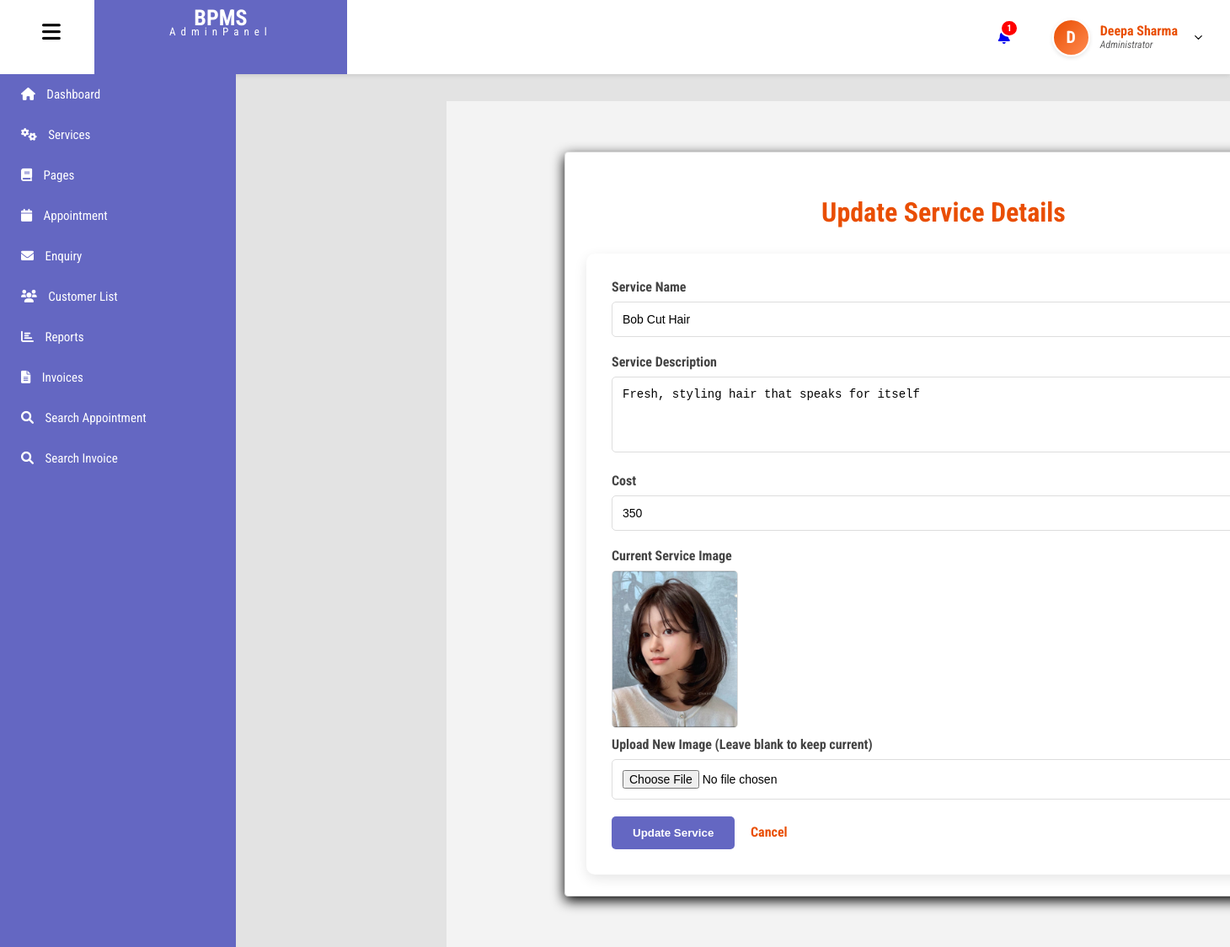
Page /admin/edit-services.php?editid=18 (signed in) on the committed database.
### tables this page shows
CREATE TABLE `tblusers` (
  `id` int(11) NOT NULL,
  `FullName` varchar(100) DEFAULT NULL,
  `email` varchar(100) NOT NULL,
  `Image` varchar(200) DEFAULT NULL,
  `password` varchar(255) NOT NULL,
  `role` enum('admin','user') NOT NULL,
  `created_at` timestamp NOT NULL DEFAULT current_timestamp(),
  `MobileNumber` varchar(15) DEFAULT NULL
);

CREATE TABLE `services` (
  `id` int(11) NOT NULL,
  `service_name` varchar(100) DEFAULT NULL,
  `service_desc` text DEFAULT NULL,
  `cost` int(11) DEFAULT NULL,
  `image` varchar(255) DEFAULT NULL,
  `creation_date` timestamp NOT NULL DEFAULT current_timestamp()
);

### admin/edit-services.php (the view, shortened to what this page needs)
<?php
include('includes/dbconnection.php');
if (isset($_GET['editid']) && !empty($_GET['editid'])) {
    $editid = mysqli_real_escape_string($con, $_GET['editid']);
} else {
    header('location:manage-services.php');
    exit();
}
?>
<!DOCTYPE html>
<html lang="en">
<head>
    <link rel="stylesheet" href="css/style.css">
    <link rel="stylesheet" href="https://cdnjs.cloudflare.com/ajax/libs/font-awesome/6.0.0/css/all.min.css">
</head>
<body>
<?php include 'includes/header.php'; ?>
<?php include 'includes/sidebar.php'; ?>
<main id="main-content" class="main-content">
    <div class="container">
        <h2 class="page-title">Update Service Details</h2>
        <div class="card-box">
            <?php
            $ret = mysqli_query($con, "SELECT * FROM services WHERE id='$editid'");
            while ($row = mysqli_fetch_array($ret)) {
            ?>
            <form method="post" enctype="multipart/form-data">
                <div class="form-group">
                    <label>Service Name</label>
                    <input type="text" name="sername" class="form-control" value="<?php echo $row['service_name']; ?>" required>
                </div>
                <div class="form-group">
                    <label>Service Description</label>
                    <textarea name="serdesc" class="form-control" rows="4" required><?php echo $row['service_desc']; ?></textarea>
                </div>
                <div class="form-group">
                    <label>Cost</label>
                    <input type="number" name="cost" id="service_cost" class="form-control" value="<?php echo $row['cost']; ?>" required
                           min="1" step="0.01"
                           onkeydown="blockMinus(event)"
                           oninput="validateCost()">
                </div>
                <div class="form-group">
                    <label>Current Service Image</label>
                    <img src="images/<?php echo $row['image']; ?>" class="current-img" alt="Service Image">
                    <label>Upload New Image (Leave blank to keep current)</label>
                    <input type="file" name="serviceimage" class="form-control">
                </div>
                <div class="action-buttons">
                    <button type="submit" name="submit" class="btn-primary" id="submitBtn">Update Service</button>
                    <a href="manage-services.php" style="margin-left:15px; color: #e94e02; text-decoration: none; font-weight: bold;">Cancel</a>
                </div>
            </form>
            <?php } ?>
        </div>
    </div>
</main>
</body>
</html>

### admin/includes/header.php (shortened to what this page needs)
<?php
include_once('includes/dbconnection.php');
$adminid = $_SESSION['bpmsaid'];
$headerQuery = mysqli_query($con, "SELECT FullName, Image FROM tblusers WHERE id='$adminid'");
$adminData = mysqli_fetch_array($headerQuery);
$fullName = !empty($adminData['FullName']) ? $adminData['FullName'] : "Admin";
$adminImage = $adminData['Image'];
$initial = strtoupper(substr($fullName, 0, 1));
$ret = mysqli_query($con, "SELECT ID FROM tblappointment WHERE Status='Pending' OR Status='' OR Status='0'");
$new_count = mysqli_num_rows($ret);
?>
<!DOCTYPE html>
<html lang="en">
<head>
  <link rel="stylesheet" href="https://cdnjs.cloudflare.com/ajax/libs/font-awesome/6.0.0/css/all.min.css">
  <link rel="stylesheet" href="includes/header.css">
</head>
<body>
<header id="header">
  <div class="logo">
    <i class="fa-solid fa-bars" id="hamburger"></i>
    <div class="logo2">
      <h1>BPMS</h1>
      <p>AdminPanel</p>
    </div>
  </div>
  <div class="icon">
    <div class="bell">
      <a href="new-appointment.php" style="position: relative; text-decoration: none;">
        <i class="fa-solid fa-bell"></i>
        <?php if($new_count > 0): ?>
          <span class="notification-badge"><?php echo $new_count; ?></span>
        <?php endif; ?>
      </a>
    </div>
    <div class="admin-profile-container" style="position: relative; display: flex; align-items: center;">
      <div class="user" onclick="toggleDropdown()" style="cursor: pointer;">
        <div class="avatar-circle">
            <?php if(empty($adminImage)): ?>
                <?php echo $initial; ?>
            <?php else: ?>
                <img src="images/<?php echo $adminImage; ?>" alt="Admin Profile" class="profile-pic">
            <?php endif; ?>
        </div>
        <div class="user-text">
          <h3><?php echo $fullName; ?></h3>
          <p>Administrator</p>
        </div>
        <img src="images/dropdown.svg" alt="dropdown" id="drop-arrow" style="transition: transform 0.3s;">
      </div>
    </div>
  </div>
</header>
</body>
</html>

### admin/css/style.css (style rules this page uses)
* { box-sizing: border-box; }
body { font-family: 'Roboto Condensed', sans-serif; margin: 0; padding: 0; background-color: #e3e3e3; scroll-behavior: smooth; }
#main-content { position: relative; margin-left: 60px; margin-top: 60px; padding: 60px; min-height: 100vh; background: #f3f3f3; transition: margin-left 0.3s ease; }
.main-content.shifted { left: 250px; }
.sidebar.active ~ #main-content { margin-left: 280px; }

### admin/includes/header.css (style rules this page uses)
body { font-family: 'Roboto Condensed', sans-serif; margin: 0; padding: 0; background-color: #e3e3e3; }
#header { display: flex; justify-content: space-between; height: 11vh; background-color: white; box-shadow: 0 2px 5px rgb(181, 176, 176); position: sticky; top: 0; z-index: 1000; }
.logo { display: flex; gap: 40px; }
.logo i { font-size: 25px; padding-top: 25px; margin-left: 50px; cursor: pointer; }
.logo2 { width: 300px; height: 11vh; text-align: center; background-color: #6467c2; color: white; line-height: 12px; font-size: 13px; }
.logo2 h1 { margin: 15px 0 5px 0; }
.logo2 p { letter-spacing: 6px; margin: 0; }
.icon { display: flex; }
.bell { padding: 30px 50px; display: flex; align-items: center; }
.notification-badge { position: absolute; top: -12px; right: -10px; background-color: #ff0000; color: white; font-size: 11px; padding: 2px 6px; border-radius: 50%; font-weight: bold; border: 2px solid white; }
.user { display: flex; gap: 12px; padding-right: 30px; align-items: center; height: 100%; }
.avatar-circle { width: 45px; height: 45px; border-radius: 50%; background: linear-gradient(135deg, #e94e02, #ff8a50); color: white; display: flex; align-items: center; justify-content: center; font-weight: bold; font-size: 20px; overflow: hidden; border: 2px solid #fff; box-shadow: 0 2px 5px rgba(0,0,0,0.1); }
.user-text { line-height: 1.2; }
.user-text h3 { color: #e94e02; margin: 0; font-size: 16px; }
.user-text p { font-style: italic; color: rgb(97, 97, 98); margin: 0; font-size: 12px; }
.user img#drop-arrow { width: 15px; margin-left: 5px; }

### admin/includes/sidebar.css (style rules this page uses)
#header { position: fixed; top: 0; left: 0; height: 11vh; width: 100%; background: #ffffff; display: flex; justify-content: space-between; align-items: center; box-shadow: 0 2px 5px #ccc; z-index: 2000; }

### admin/edit-services.php (style rules this page uses)
body { margin: 0; padding: 0; font-family: 'Poppins', sans-serif; background: #f4f7f6; }
.main-content { position: fixed; top: 60px; margin-left: 0; min-height: 100vh; padding: 30px; background: #f4f7f6; box-sizing: border-box; transition: margin-left 0.3s ease; }
.main-content.shifted { margin-left: 290px; }
.container { background:#ffffff; border:1px solid #ddd; padding: 25px; max-width: 900px; margin: 0 auto; border-radius: 4px; box-shadow: 0 5px 15px rgba(0,0,0.1); }
.card-box { background: #fff; padding: 30px; border-radius: 10px; box-shadow: 0 5px 15px rgba(0,0,0,0.1); }
.form-group { margin-bottom: 20px; }
.form-group label { display: block; margin-bottom: 8px; font-weight: bold; color: #444; }
.form-control { width: 100%; padding: 12px; border: 1px solid #ddd; border-radius: 5px; box-sizing: border-box; font-size: 14px; }
.btn-primary { background: #6467c2; color: white; border: none; padding: 12px 25px; border-radius: 5px; cursor: pointer; font-weight: bold; transition: 0.3s; }
.page-title { text-align: center; color: #e94e02; margin-bottom: 30px; font-size: 32px; }
.current-img { width: 150px; height: auto; border-radius: 5px; margin-bottom: 10px; display: block; border: 1px solid #ddd; }

### rows in the picture
tblusers: FullName "D", FullName "Deepa Sharma"
services: sername "Bob Cut Hair", serdesc "Fresh, styling hair that speaks for itself", cost "350", image (picture)

### other values in the picture
$new_count "1"
